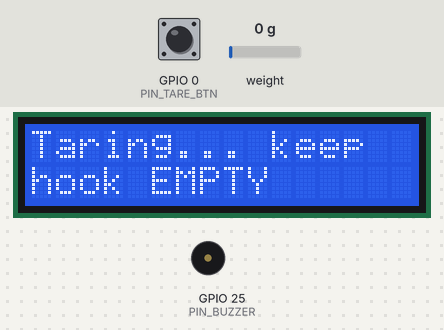
Simulated run of this sketch. Board: ESP32. On the bench: 16×2 character LCD, buzzer (waves = sounding, pin HIGH). The test bench sets the inputs (shaded band); at power-on: weight on the scale 0 g, GPIO 0 (PIN_TARE_BTN) HIGH. WiFi joins after 1.5 s; servers stay silent unless stated; EEPROM starts erased; what the sketch prints to the serial monitor is not drawn.

Above: at 1.7 s.
At 5.6 s:
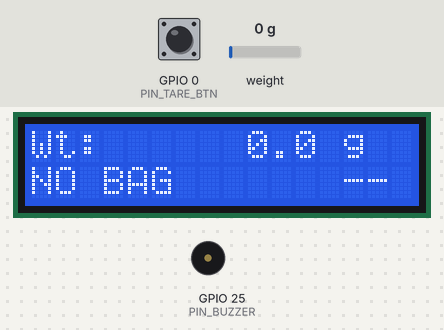
5.7 s: weight on the scale set to 100 g
At 6.5 s:
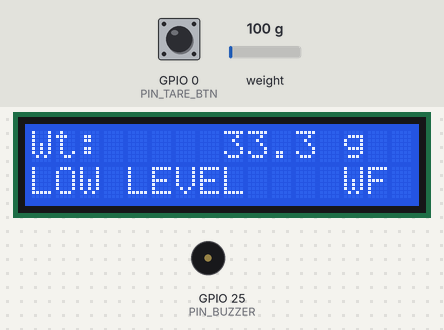
8.9 s: weight on the scale set to 1250 g
At 9.4 s:
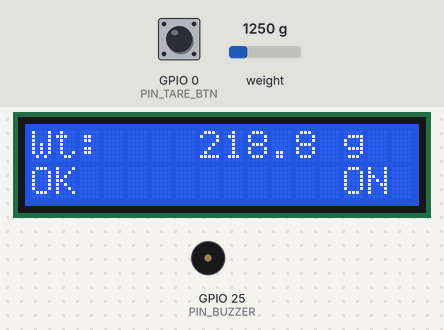
12.1 s: weight on the scale set to 2500 g
At 17.7 s:
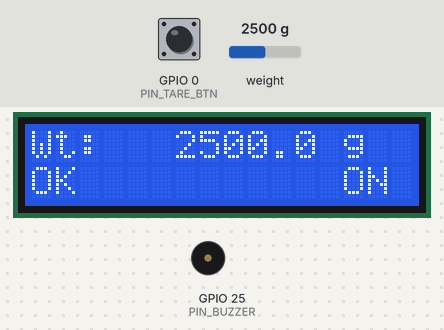
Timing chart, 0 to 19.2 s (numbered marks = the images above; inputs shaded):
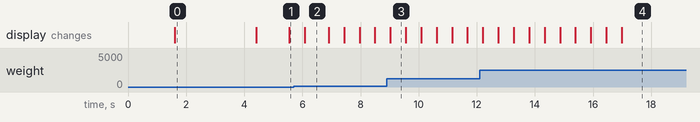

Measured:
- after the input at 5.7 s, the display: changes after 0.37 s (image 2)
- what the display in image 0 shows lasts 2.8 s, from 1.6 s to 4.4 s
- what the display in image 2 shows lasts 0.8 s, from 6.1 s to 6.9 s
- what the display in image 3 shows lasts 0.6 s, from 9.0 s to 9.6 s

The sketch:

ivora_esp32.ino
```cpp
/*
  IVORA node firmware: IV bag weight -> 16x2 LCD + buzzer + Blynk (V1)
  ---------------------------------------------------------------------
  Benchtop research prototype. NOT a medical device. Water bags only.

  Hardware: ESP32 DevKit v1, 40 kg bar load cell + HX711, 16x2 LCD with I2C
  backpack, active buzzer, 5 V USB power.

  What it does
    * Reads the HX711 about 10 times a second, averages, converts to grams.
    * Shows weight and status on the LCD.
    * Sends weight in grams (one decimal) to Blynk virtual pin V1 every second.
      The IVORA backend reads V1, so keep V1 = grams.
    * Sends a short status text to V2 ("OK", "LOW LEVEL", "SENSOR ERROR").
    * Beeps locally when the weight falls below LOW_LEVEL_G (an empty-ish bag)
      or when the HX711 stops answering. These local beeps are a simple
      threshold only; the smarter alarms live in the backend/dashboard.
    * Keeps working (LCD + buzzer) when Wi-Fi or Blynk is down, and retries.
    * Hold the BOOT button (GPIO0) for 3 s with the hook EMPTY to tare.
      The tare is saved in flash and survives power cuts.

  BEFORE YOU FLASH
    1. Back up the sketch that is on the board now. This file replaces it.
    2. Check the PIN numbers below against your actual wiring and change them
       if they differ. They are common defaults, NOT read from your board.
    3. Fill in Wi-Fi and Blynk placeholders. Never share the filled-in file.
    4. Do the calibration (CALIBRATION_MODE) once and set CALIBRATION_FACTOR.

  Libraries (Arduino IDE > Tools > Manage Libraries):
    * Blynk                by Volodymyr Shymanskyy  (1.3.x)
    * HX711                by Bogdan Necula (bogde)  (0.7.x)
    * LiquidCrystal I2C    by Frank de Brabander     (1.1.2)
  Board: "ESP32 Dev Module" (esp32 by Espressif Systems, Boards Manager).
*/

// ============ 1. Blynk template + credentials (PLACEHOLDERS) ==============
// Copy these three lines from Blynk.Console > your template > Firmware info.
#define BLYNK_TEMPLATE_ID   "TMPLxxxxxxxxx"
#define BLYNK_TEMPLATE_NAME "IVORA"
#define BLYNK_AUTH_TOKEN    "YOUR_DEVICE_AUTH_TOKEN"

// 2.4 GHz Wi-Fi only (the ESP32 has no 5 GHz radio).
const char WIFI_SSID[] = "YOUR_WIFI_NAME";
const char WIFI_PASS[] = "YOUR_WIFI_PASSWORD";

// If your Blynk account is on a regional server (e.g. blr1.blynk.cloud),
// put it here; otherwise leave "blynk.cloud".
const char BLYNK_SERVER[] = "blynk.cloud";

// #define BLYNK_PRINT Serial   // uncomment to see Blynk debug on Serial

#include <WiFi.h>
#include <WiFiClient.h>
#include <BlynkSimpleEsp32.h>
#include <HX711.h>
#include <Wire.h>
#include <LiquidCrystal_I2C.h>
#include <Preferences.h>

// ============ 2. Pins (CHECK AGAINST YOUR WIRING) ==========================
const int PIN_HX711_DT  = 16;   // HX711 DT / DOUT
const int PIN_HX711_SCK = 17;   // HX711 SCK / PD_SCK
const int PIN_LCD_SDA   = 21;   // I2C SDA (ESP32 default)
const int PIN_LCD_SCL   = 22;   // I2C SCL (ESP32 default)
const int PIN_BUZZER    = 25;   // active buzzer + (other leg to GND)
const int PIN_TARE_BTN  = 0;    // on-board BOOT button (active LOW)
const uint8_t LCD_ADDR  = 0x27; // try 0x3F if the LCD stays blank

// Blynk virtual pins (the backend expects weight on V1)
#define VPIN_WEIGHT V1
#define VPIN_STATUS V2

// ============ 3. Calibration (SET THIS) ====================================
// Raw HX711 counts per gram. The value below is only a placeholder; every
// load cell differs. Find yours with CALIBRATION_MODE (see section 7) and
// paste it here. If weights read negative, flip the sign.
float CALIBRATION_FACTOR = 21.5f;   // <<< SET ME after calibration

// Set to 1, flash, open Serial Monitor at 115200 and follow the prompts to
// find CALIBRATION_FACTOR. Set back to 0 for normal use.
#define CALIBRATION_MODE 0

// ============ 4. Behaviour settings ========================================
const float LOW_LEVEL_G        = 100.0f;  // local beep below this (bag + set, g)
const float MIN_LOADED_G       = 20.0f;   // below this the hook counts as empty
const float LOAD_CELL_MAX_G    = 40000.0f;
const uint8_t SAMPLES_PER_READ = 5;       // HX711 averaging per reading
const uint32_t READ_MS         = 100;     // read interval
const uint32_t SEND_MS         = 1000;    // Blynk send interval (keep >= 1 s)
const uint32_t LCD_MS          = 500;
const uint32_t SENSOR_TIMEOUT_MS = 2000;  // no HX711 data for this long = error
const uint8_t MOVING_AVG_N     = 10;      // display/send smoothing (1 s at 100 ms)

// ===========================================================================
HX711 scale;
LiquidCrystal_I2C lcd(LCD_ADDR, 16, 2);
Preferences prefs;
BlynkTimer timer;

float ring[MOVING_AVG_N];
uint8_t ringCount = 0, ringIdx = 0;
float weightG = 0.0f;
bool sensorOk = false;
uint32_t lastGoodReadMs = 0;
uint32_t lastWifiTryMs = 0, lastBlynkTryMs = 0;
uint32_t btnDownMs = 0;
bool wasLow = false;

enum Status { ST_OK, ST_EMPTY, ST_LOW, ST_SENSOR_ERR };
Status status = ST_SENSOR_ERR;

const char* statusText(Status s) {
  switch (s) {
    case ST_OK:         return "OK";
    case ST_EMPTY:      return "NO BAG";
    case ST_LOW:        return "LOW LEVEL";
    default:            return "SENSOR ERROR";
  }
}

// ---------------------------------------------------------------- tare -----
void saveTare(long offset) {
  prefs.putLong("offset", offset);
  prefs.putBool("hasTare", true);
}

void doTare() {
  lcd.clear();
  lcd.print("Taring... keep");
  lcd.setCursor(0, 1);
  lcd.print("hook EMPTY");
  scale.tare(20);
  saveTare(scale.get_offset());
  ringCount = 0;
  ringIdx = 0;
  Serial.printf("Tare saved, offset=%ld\n", scale.get_offset());
  delay(800);
}

// ---------------------------------------------------------- reading --------
void readSensor() {
  if (scale.wait_ready_timeout(50)) {
    float g = scale.get_units(SAMPLES_PER_READ);
    if (isfinite(g) && g > -LOAD_CELL_MAX_G && g < LOAD_CELL_MAX_G * 1.1f) {
      ring[ringIdx] = g;
      ringIdx = (ringIdx + 1) % MOVING_AVG_N;
      if (ringCount < MOVING_AVG_N) ringCount++;
      float sum = 0;
      for (uint8_t i = 0; i < ringCount; i++) sum += ring[i];
      weightG = sum / ringCount;
      lastGoodReadMs = millis();
    }
  }
  sensorOk = (millis() - lastGoodReadMs) < SENSOR_TIMEOUT_MS && ringCount > 0;

  if (!sensorOk)                 status = ST_SENSOR_ERR;
  else if (weightG < MIN_LOADED_G) status = ST_EMPTY;
  else if (weightG < LOW_LEVEL_G)  status = ST_LOW;
  else                            status = ST_OK;
}

// ---------------------------------------------------------- buzzer ---------
// LOW LEVEL: 3 short beeps every 15 s.  SENSOR ERROR: 1 long beep every 10 s.
// Silent when OK or when no bag is hanging.
void buzzerTick() {
  static uint32_t patternStart = 0;
  uint32_t now = millis();
  bool on = false;

  if (status == ST_LOW) {
    uint32_t t = (now - patternStart) % 15000;
    on = (t < 150) || (t >= 300 && t < 450) || (t >= 600 && t < 750);
  } else if (status == ST_SENSOR_ERR) {
    uint32_t t = (now - patternStart) % 10000;
    on = t < 800;
  } else {
    patternStart = now;   // restart pattern cleanly next time
  }
  digitalWrite(PIN_BUZZER, on ? HIGH : LOW);
}

// ---------------------------------------------------------- LCD ------------
void updateLcd() {
  char line[17];
  lcd.setCursor(0, 0);
  if (sensorOk) snprintf(line, sizeof line, "Wt:%9.1f g  ", weightG);
  else          snprintf(line, sizeof line, "Wt:   ---- g    ");
  lcd.print(line);

  lcd.setCursor(0, 1);
  const char* net = Blynk.connected() ? "ON" : (WiFi.status() == WL_CONNECTED ? "WF" : "--");
  snprintf(line, sizeof line, "%-12s %2s", statusText(status), net);
  lcd.print(line);
}

// ---------------------------------------------------------- Blynk ----------
void sendToBlynk() {
  if (!Blynk.connected()) return;
  // Only send real readings; if the sensor is down, Blynk keeps the last value
  // and the status pin says SENSOR ERROR (the backend also sees no change).
  if (sensorOk) Blynk.virtualWrite(VPIN_WEIGHT, roundf(weightG * 10.0f) / 10.0f);

  static Status lastSent = (Status)255;
  if (status != lastSent) {
    Blynk.virtualWrite(VPIN_STATUS, statusText(status));
    lastSent = status;
  }
}

BLYNK_CONNECTED() {
  Blynk.virtualWrite(VPIN_STATUS, statusText(status));
}

void keepConnected() {
  uint32_t now = millis();
  if (WiFi.status() != WL_CONNECTED) {
    if (now - lastWifiTryMs > 15000 || lastWifiTryMs == 0) {
      lastWifiTryMs = now;
      WiFi.disconnect();
      WiFi.begin(WIFI_SSID, WIFI_PASS);
    }
    return;
  }
  if (!Blynk.connected() && (now - lastBlynkTryMs > 10000 || lastBlynkTryMs == 0)) {
    lastBlynkTryMs = now;
    Blynk.connect(3000);   // short timeout so LCD/buzzer keep running
  }
}

// ---------------------------------------------------------- tare button ----
void checkTareButton() {
  if (digitalRead(PIN_TARE_BTN) == LOW) {
    if (btnDownMs == 0) btnDownMs = millis();
    if (millis() - btnDownMs > 3000) {
      doTare();
      btnDownMs = 0;
      while (digitalRead(PIN_TARE_BTN) == LOW) delay(10);
    }
  } else {
    btnDownMs = 0;
  }
}

// ---------------------------------------------------------- calibration ----
#if CALIBRATION_MODE
void runCalibration() {
  Serial.println("\n=== IVORA calibration ===");
  Serial.println("1) Remove everything from the hook, then send any key.");
  while (!Serial.available()) delay(50);
  while (Serial.available()) Serial.read();
  scale.set_scale();     // factor 1: get_units returns raw counts
  scale.tare(20);
  saveTare(scale.get_offset());
  Serial.println("2) Hang a KNOWN mass, type its grams (e.g. 500) and press Enter.");
  while (!Serial.available()) delay(50);
  float known = Serial.parseFloat();
  while (Serial.available()) Serial.read();
  float raw = scale.get_units(30);
  float factor = raw / known;
  Serial.printf("Raw counts: %.1f   Known: %.1f g\n", raw, known);
  Serial.printf(">>> CALIBRATION_FACTOR = %.4f\n", factor);
  Serial.println("Paste it into section 3, set CALIBRATION_MODE 0, flash again.");
  Serial.println("Then check with 2-3 other known masses (dashboard calibration panel).");
  scale.set_scale(factor);
  while (true) {
    Serial.printf("Check: %.1f g\n", scale.get_units(10));
    delay(1000);
  }
}
#endif

// ---------------------------------------------------------- setup/loop -----
void setup() {
  Serial.begin(115200);
  pinMode(PIN_BUZZER, OUTPUT);
  digitalWrite(PIN_BUZZER, LOW);
  pinMode(PIN_TARE_BTN, INPUT_PULLUP);

  Wire.begin(PIN_LCD_SDA, PIN_LCD_SCL);
  lcd.init();
  lcd.backlight();
  lcd.print("IVORA node");
  lcd.setCursor(0, 1);
  lcd.print("Research proto");

  prefs.begin("ivora", false);
  scale.begin(PIN_HX711_DT, PIN_HX711_SCK);

#if CALIBRATION_MODE
  runCalibration();
#endif

  scale.set_scale(CALIBRATION_FACTOR);
  if (prefs.getBool("hasTare", false)) {
    scale.set_offset(prefs.getLong("offset", 0));   // keep tare across reboots
  } else {
    delay(1500);
    doTare();                                       // first boot: hook must be empty
  }

  WiFi.mode(WIFI_STA);
  Blynk.config(BLYNK_AUTH_TOKEN, BLYNK_SERVER, 80);

  timer.setInterval(READ_MS, readSensor);
  timer.setInterval(SEND_MS, sendToBlynk);
  timer.setInterval(LCD_MS, updateLcd);
  lcd.clear();
}

void loop() {
  keepConnected();
  if (Blynk.connected()) Blynk.run();
  timer.run();
  buzzerTick();
  checkTareButton();
}
```
